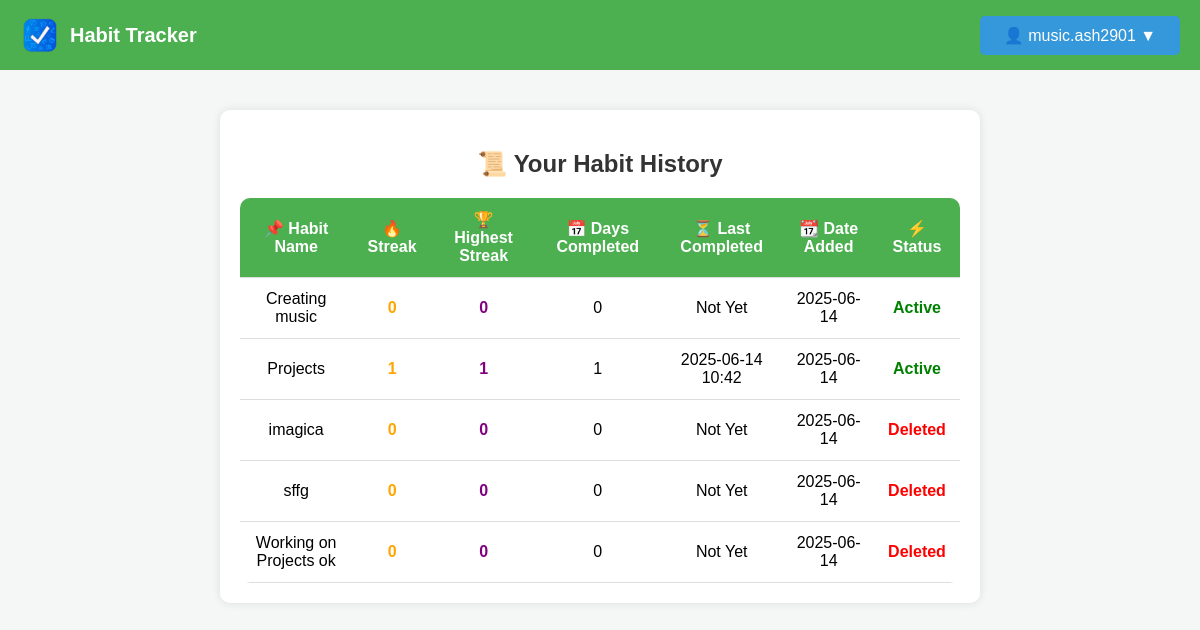
The app's page /habit-history (signed in) with its own data.
### models.py (models this page shows, shortened)
class Activity(db.Model):
    id = db.Column(db.Integer, primary_key=True)
    name = db.Column(db.String(120), nullable=False)
    user_id = db.Column(db.Integer, db.ForeignKey('user.id'), nullable=False)
    streak = db.Column(db.Integer, default=0)
    highest_streak = db.Column(db.Integer, default=0)
    days_completed = db.Column(db.Integer, default=0)
    last_completed = db.Column(db.DateTime, default=None)
    date_added = db.Column(db.Date, default=datetime.utcnow)
    status = db.Column(db.String(10), default='active')
    reminder_time = db.Column(db.Time, nullable=True)

### routes.py (the view)
@main_bp.route('/habit-history')
def habit_history():
    if 'user_id' not in session:
        flash("Please log in to view your habit history.", "danger")
        return redirect(url_for('main.login'))
    user_id = session['user_id']
    habits = Activity.query.filter_by(user_id=user_id).all()
    return render_template('habit_history.html', habits=habits)

### templates/habit_history.html (shortened to what this page needs)
<!DOCTYPE html>
<html lang="en">
<head>
    <link rel="stylesheet" href="{{ url_for('static', filename='styles.css') }}">
</head>
<body>
    <nav class="navbar">
        <div class="logo">
          <img
            src="{{ url_for('static', filename='logo.png') }}"
            alt="Habit Tracker Logo"
          />
          <span class="app-name">Habit Tracker</span>
        </div>
        <div class="nav-buttons">
          <div class="dropdown">
            <button class="dropbtn">👤 {{ session['username'] }} ▼</button>
          </div>
        </div>
      </nav>
    <div class="container">
        <h2>📜 Your Habit History</h2>
        {% if habits %}
        <table>
            <thead>
                <tr>
                    <th>📌 Habit Name</th>
                    <th>🔥 Streak</th>
                    <th>🏆 Highest Streak</th>
                    <th>📅 Days Completed</th>
                    <th>⏳ Last Completed</th>
                    <th>📆 Date Added</th>
                    <th>⚡ Status</th>
                </tr>
            </thead>
            <tbody>
                {% for habit in habits %}
                <tr>
                    <td>{{ habit.name }}</td>
                    <td class="streak-fire">{{ habit.streak }}</td>
                    <td class="highest-streak">{{ habit.highest_streak }}</td>
                    <td>{{ habit.days_completed }}</td>
                    <td>{{ habit.last_completed.strftime('%Y-%m-%d %H:%M') if habit.last_completed else 'Not Yet' }}</td>
                    <td>{{ habit.date_added.strftime('%Y-%m-%d') }}</td>
                    <td class="{{ 'status-active' if habit.status == 'active' else 'status-deleted' }}">
                        {{ habit.status.capitalize() }}
                    </td>
                </tr>
                {% endfor %}
            </tbody>
        </table>
        {% else %}
        <p class="no-habits">😕 No habits found. Start tracking your progress today!</p>
        {% endif %}
    </div>
</body>
</html>

### static/styles.css (style rules this page uses)
body { margin: 0; padding: 0; font-family: Arial, sans-serif; background-color: #f4f4f4; }
.navbar { display: flex; justify-content: space-between; align-items: center; background-color: #4CAF50; padding: 15px 20px; color: white; }
.logo { display: flex; align-items: center; }
.logo img { width: 40px; height: 40px; margin-right: 10px; }
.app-name { font-size: 20px; font-weight: bold; }
.dropbtn { background-color: #3498db; color: white; padding: 10px 16px; font-size: 16px; border: none; cursor: pointer; border-radius: 5px; }
.dropdown { position: relative; display: inline-block; }
.container { width: 60%; margin: 20px auto; padding: 20px; background: white; box-shadow: 0px 4px 6px rgba(0, 0, 0, 0.1); border-radius: 10px; }
h2 { color: #333; margin-bottom: 15px; }
button { padding: 8px 12px; width: 200px; border: none; border-radius: 5px; font-size: 14px; cursor: pointer; transition: 0.3s ease-in-out; }

### templates/habit_history.html (style rules this page uses)
body { font-family: Arial, sans-serif; background-color: #f4f7f6; margin: 0; padding: 0; }
.container { max-width: 1000px; margin: 40px auto; background: #fff; padding: 20px; border-radius: 10px; box-shadow: 0 0 10px rgba(0, 0, 0, 0.1); }
h2 { text-align: center; color: #333; margin-bottom: 20px; }
.navbar { display: flex; justify-content: space-between; align-items: center; background: #4CAF50; padding: 15px 20px; }
.navbar .logo { display: flex; align-items: center; }
.navbar .logo img { height: 40px; margin-right: 10px; }
.navbar .app-name { font-size: 20px; font-weight: bold; color: white; }
table { width: 100%; border-collapse: collapse; background: white; border-radius: 10px; overflow: hidden; }
th, td { padding: 12px; text-align: center; border-bottom: 1px solid #ddd; }
th { background: #4CAF50; color: white; }
.status-active { color: green; font-weight: bold; }
.status-deleted { color: red; font-weight: bold; }
.streak-fire { color: orange; font-weight: bold; }
.highest-streak { color: purple; font-weight: bold; }

### records on screen
Activity: name "Creating music", streak "0", highest_streak "0", days_completed "0", last_completed "Not Yet", date_added "2025-06-14", status "Active"
Activity: name "Projects", streak "1", highest_streak "1", days_completed "1", last_completed "2025-06-14 10:42", date_added "2025-06-14", status "Active"
Activity: name "imagica", streak "0", highest_streak "0", days_completed "0", last_completed "Not Yet", date_added "2025-06-14", status "Deleted"
Activity: name "sffg", streak "0", highest_streak "0", days_completed "0", last_completed "Not Yet", date_added "2025-06-14", status "Deleted"
Activity: name "Working on Projects ok", streak "0", highest_streak "0", days_completed "0", last_completed "Not Yet", date_added "2025-06-14", status "Deleted"

### other values on screen
{{ session['username'] }} "music.ash2901"
